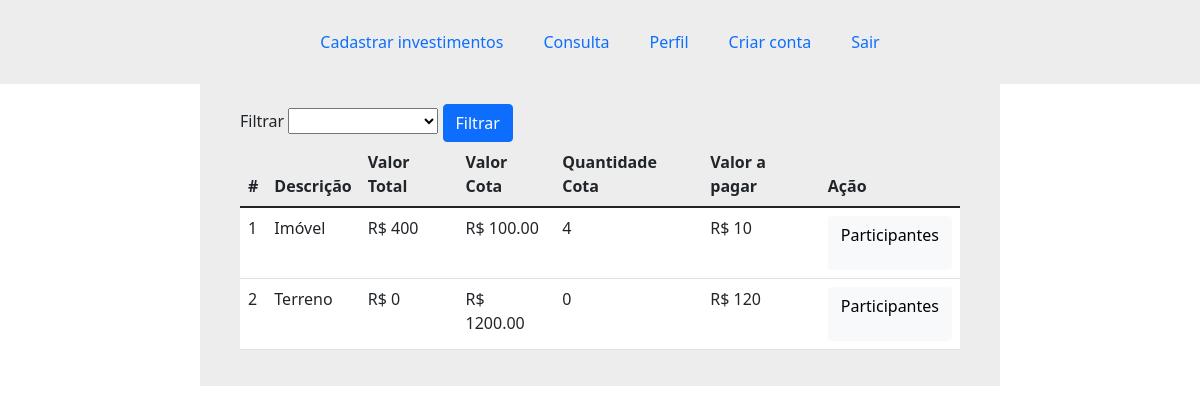
Page /Pages/investimentos.php (signed in) on the committed database.
### tables this page shows
CREATE TABLE `investimentos` (
  `id` int(11) NOT NULL,
  `descricao` varchar(100) NOT NULL,
  `valor_cota` decimal(6,2) NOT NULL,
  `percentual` double NOT NULL,
  `valor_pagar` decimal(6,2) NOT NULL,
  `id_admin` int(1) NOT NULL,
  `qtd_cota` int(11) NOT NULL
);

### Classes/Investimento.php (called while the page is built, shortened)
<?php
class Investimento{
    public function listarInvestimentosAdmin($id, $filtro){
        global $pdo;
        $order = "ASC";
        $sql = $pdo->prepare("SELECT * FROM investimentos WHERE id_admin = :id ORDER BY " .$filtro ." " .$order);
        $sql->bindValue(":id", $id);
        $sql->execute();
        $dados = [];
        if($sql->rowCount() > 0){
            $dados = $sql->fetchAll();
        }
        return $dados;
    }
}

### Pages/investimentos.php (the view, shortened to what this page needs)
<?php require('../partials/header.php');
require '../Classes/Investimento.php';
$investimento = new Investimento();
if (isset($_GET['ja-participante']) && !empty($_GET['ja-participante'])){
    $ja_participante = addslashes($_GET['ja-participante']);
}else{
    $ja_participante = "0";
}
if (isset($_GET['nao-participante']) && !empty($_GET['nao-participante'])){
    $nao_participante = addslashes($_GET['nao-participante']);
}else{
    $nao_participante = "0";
}
if (isset($_GET['ordem']) && !empty($_GET['ordem'])){
    $filtro = addslashes($_GET['ordem']);
}else{
    $filtro = "id";
}
if (!isset($_GET['ordem'])){
    $nao_participante = "on";
    $ja_participante = "on";
}
$dados = [];
if($_SESSION['cAdmin'] == 1){
    $dados = $investimento->listarInvestimentosAdmin($_SESSION['cLogin'], $filtro);
}else{
    $dados = $investimento->listarInvestimentos($_SESSION['cLogin'], $filtro, $ja_participante, $nao_participante);
}
?>
<div class="container max-width-800">
    <form method="GET">
    <label for="filtro">Filtrar</label>
        <select name="ordem">
            <option value=""></option>
            <option value="descricao" <?= ($filtro == 'descricao') ? 'selected' : '' ?>>Por descrição</option>
        </select>
        <input type="submit" class="btn btn-primary" value="Filtrar" />
    </form>
    <table class="table">
        <thead>
            <tr>
                <th scope="col">#</th>
                <th scope="col">Descrição</th>
                <th scope="col">Valor Total</th>
                <th scope="col">Valor Cota</th>
                <th scope="col">Quantidade Cota</th>
                <th scope="col">Valor a pagar</th>
                <th scope="col">Ação</th>
            </tr>
        </thead>
        <tbody>
        <?php for($x = 0;$x < count($dados);$x++): ?>
            <tr class="tabela">
                <td><?= $x + 1; ?></td>
                <td><?= $dados[$x]['descricao'] ?></td>
                <td>R$ <?= $dados[$x]['valor_cota'] * $dados[$x]['qtd_cota'] ?></td>
                <td>R$ <?= $dados[$x]['valor_cota'] ?></td>
                <td><?= $dados[$x]['qtd_cota'] ?></td>
                <td>R$ <?= $dados[$x]['valor_cota'] * ($dados[$x]['percentual'] / 100) ?></td>
                <td>
                    <?php if ($_SESSION['cAdmin'] == 1): ?>
                        <button class="btn btn-light border-1" onclick="mostrarModal(<?= $dados[$x]['id'] ?>)" >
                        <p>Participantes</p>
                        </button>
                        <?php endif; ?>
                </td>
            </tr>
        <?php endfor; ?>
        </tbody>
    </table>
</div>
<?php require('../partials/footer.php'); ?>

### assets/css/style.css (style rules this page uses)
.max-width-800 { padding: 20px 40px; background-color:#EDEDED; max-width: 800px; }
.tabela td { background-color:#FFF; }

### rows in the picture
investimentos: descricao "Imóvel", $dados[$x]['valor_cota'] * $dados[$x]['qtd_cota'] "400", valor_cota "100.00", qtd_cota "4", $dados[$x]['valor_cota']*($dados[$x]['percentual']/100) "10"
investimentos: descricao "Terreno", $dados[$x]['valor_cota']*$dados[$x]['qtd_cota'] "0", valor_cota "1200.00", qtd_cota "0", $dados[$x]['valor_cota'] * ($dados[$x]['percentual'] / 100) "120"
